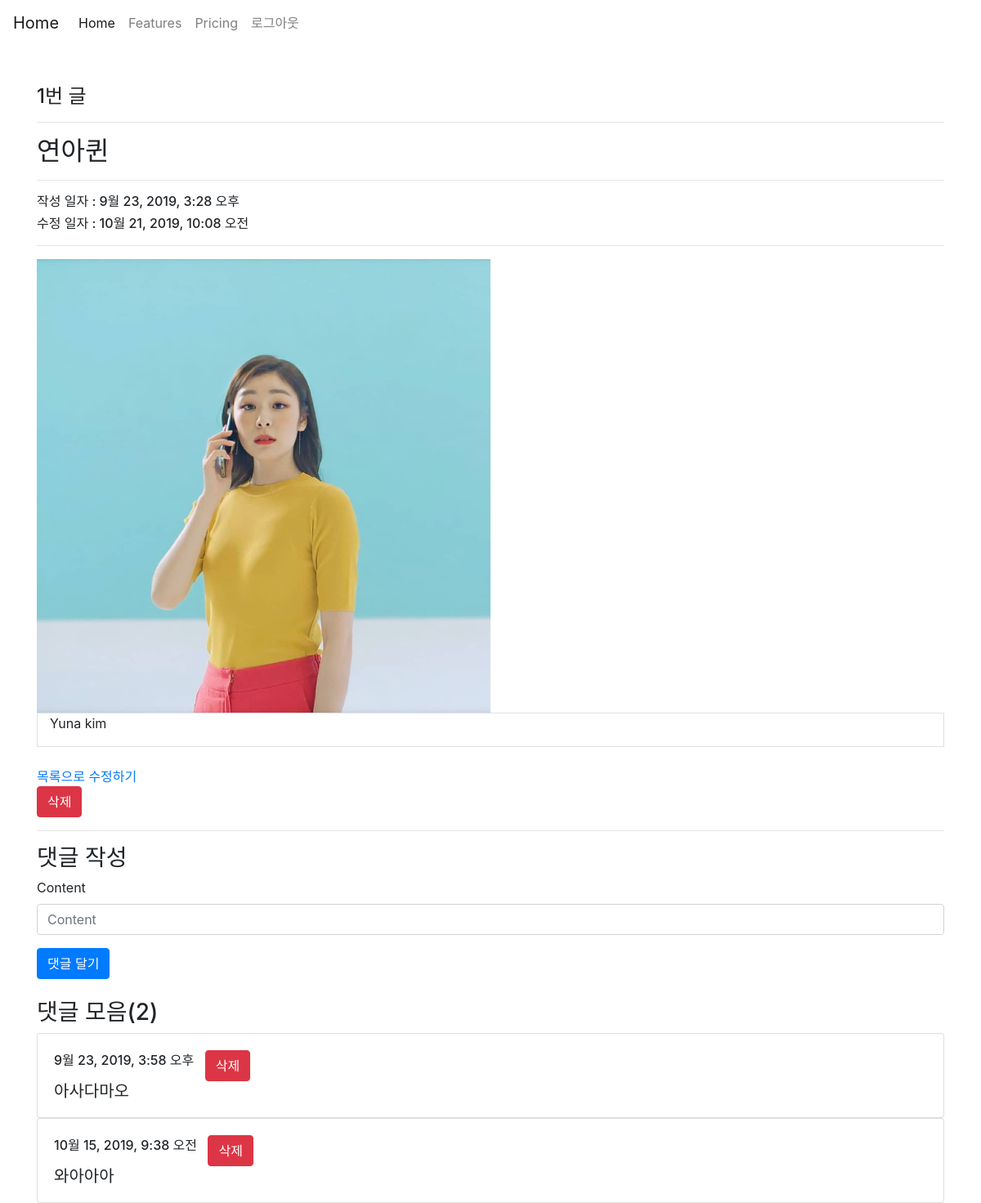
/articles/1/ (signed in), run on the app's committed database.
### articles/models.py (models this page shows, shortened)
class Article(models.Model):
    title = models.CharField(max_length=30)
    content = models.TextField()
    image = models.ImageField(blank=True)
    image_thumbnail = ProcessedImageField(
        processors=[ResizeToFill(300, 300)],
        format='JPEG',
        options={'quality': 80},
    )
    created_at = models.DateTimeField(auto_now_add=True)
    updated_at = models.DateTimeField(auto_now=True)

class Comment(models.Model):
    content = models.CharField(max_length=140)
    created_at = models.DateTimeField(auto_now_add=True)
    article = models.ForeignKey(Article, on_delete=models.CASCADE)

### articles/views.py (the view)
# urls.py: path('<int:article_pk>/', views.detail, name='detail'),
def detail(request, article_pk):
    article = get_object_or_404(Article, pk=article_pk)
    comment_form = CommentForm()
    comments = article.comment_set.all()
    context = {
        'article': article,
        'comments': comments,
        'count': comments.count(),
        'comment_form': comment_form,
        'image': article.image,
    }
    return render(request, 'articles/detail.html', context)

### articles/forms.py
class CommentForm(forms.ModelForm):
    class Meta:
        model = Comment
        fields = ('content', )

### articles/templates/articles/detail.html (shortened to what this page needs)
{% extends 'articles/base.html' %}
{% load bootstrap4 %}
{% block body %}
<h4>{{ article.id }}번 글</h4>
<hr>
<h2>{{ article.title }}
</h2>
<hr>
<h6>작성 일자 : {{ article.created_at }}</h6>
<h6>수정 일자 : {{ article.updated_at }}</h6>
<hr>
{% if image %}
<img src="{{ image.url }}" alt="nothing" style="width: 50%">
{% endif %}
<div class="container border border-muted">
  <p>{{ article.content }}</p>
</div>
<br>
<a href="{% url 'articles:index' %}">목록으로</a>
<a href="{% url 'articles:update' article.pk %}">수정하기</a>
<form action="{% url 'articles:delete' article.pk %}" method="POST"
  onclick="return confirm('Do you want to delete it?')">
  <input class="btn btn-danger" type="submit" value="삭제">
</form>
<hr>
<h3>댓글 작성</h3>
<form action="comment_create/" method="POST">
  {% bootstrap_form comment_form %}
  {% buttons %}
  <button type="submit" class="btn btn-primary">댓글 달기</button>
  {% endbuttons %}
</form>
<br>
<h3>댓글 모음({{count}})</h3>
{% for comment in comments %}
<div class="card">
  <div class="card-body">
    <div class="form-inline">
      <h6 class="card-title">{{ comment.created_at }}</h6> &nbsp;&nbsp;&nbsp;
      <form action="{% url 'articles:comment_delete' article.pk comment.pk %}" method="POST">
        <input type="submit" value="삭제" class="btn btn-danger">
      </form>
    </div>
    <h5 class="card-text">{{ comment.content }}</h5>
  </div>
</div>
{% endfor %}
{% endblock %}

### data on the page
Article: id "1", title "연아퀸", created_at "9월 23, 2019, 3:28 오후", updated_at "10월 21, 2019, 10:08 오전", content "Yuna kim"
Comment: created_at "9월 23, 2019, 3:58 오후", content "아사다마오"
Comment: created_at "10월 15, 2019, 9:38 오전", content "와아아아"

### other printed values
{{ count }} "2"
